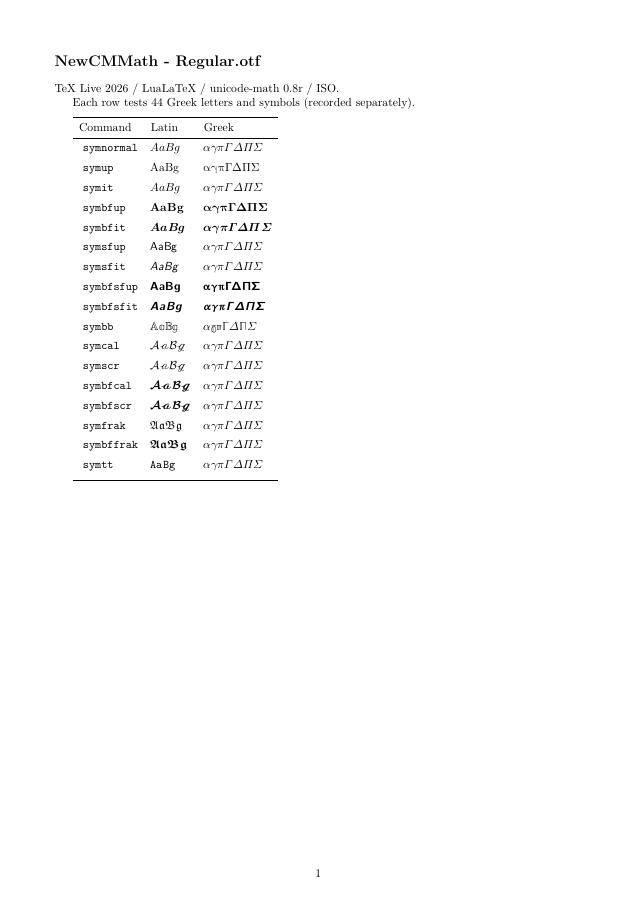
#> input picture diagnostics/font-coverage/sample-01.png, 637 x 900 px; its folder holds only this picture in this run
$ python contact_sheet.py
#> lines starting #> are read from the running program, lines starting #| are printed output that depends on the picture
from PIL import Image, ImageOps, ImageDraw
from pathlib import Path
images=sorted(Path('.').glob('sample-*.png'))
sheet=Image.new('RGB',(1200,1700),'#ddd')
#> sheet: PIL image 1200x1700 RGB; every value is 221
for i,path in enumerate(images):
 im=Image.open(path).convert('RGB')
#> im is the input picture: PIL image 637x900 RGB; min 0, max 255, mean 252
 # Pages use only their upper section; preserve all sample rows.
 im=im.crop((0,0,im.width,int(im.height*.78)))
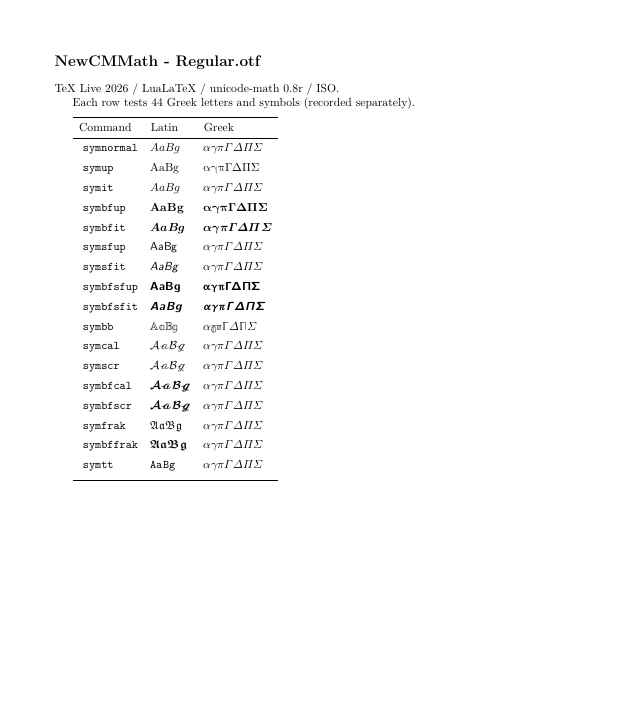
#> im: PIL image 637x702 RGB; min 0, max 255, mean 251.1
 im.thumbnail((398,422))
#> im: PIL image 383x422 RGB
 sheet.paste(im,((i%3)*400,(i//3)*425))
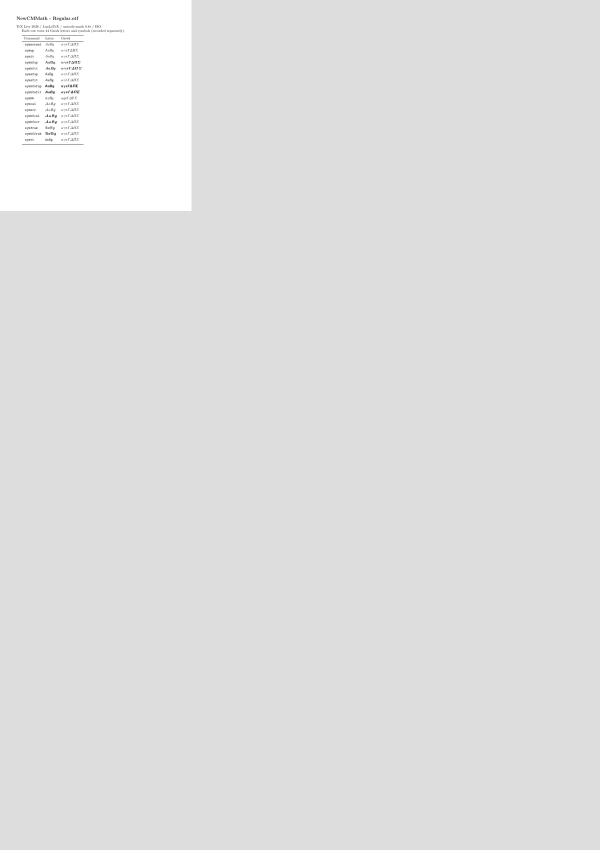
#> sheet: PIL image 1200x1700 RGB (shown at 1/2 size); min 8, max 255, mean 223.4
sheet.save('contact-sheet.png')
